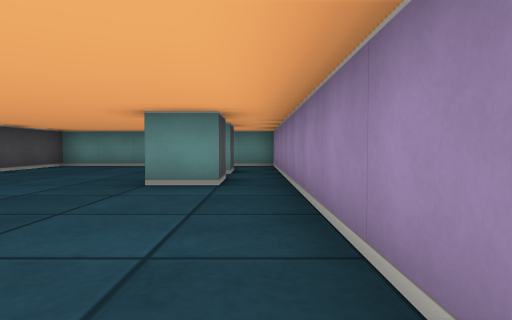
View 1 (above)

13 first-person views from a walk through a cub3D level. The camera is about half as high as the walls, tilts 2° down and sees 75° across. The floor is counted in squares. Each view is taken from the middle of a square. On the plan, view 1 faces up. The plan holds only what a view shows up to about 9 squares ahead; the rest is blank.

View 2
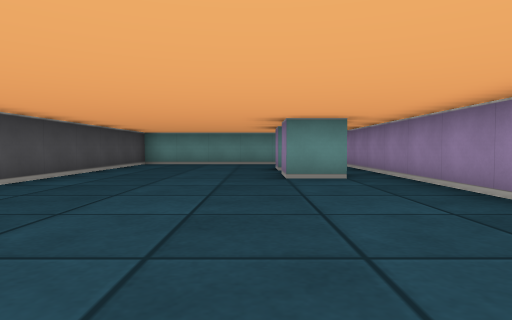

View 3
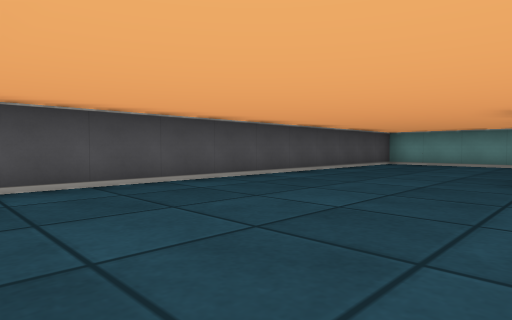

View 4
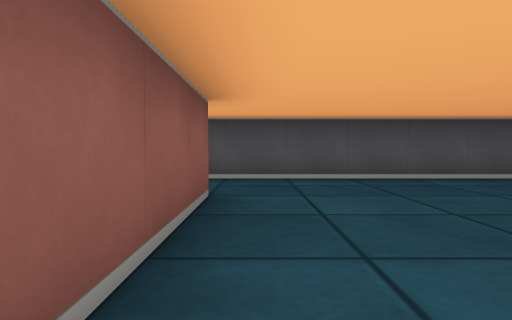

View 5
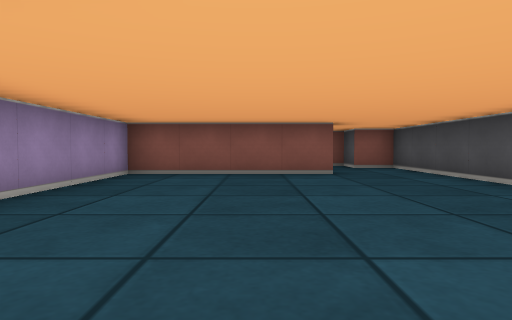

View 6
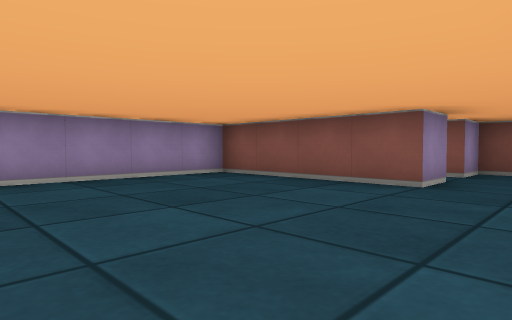

View 7
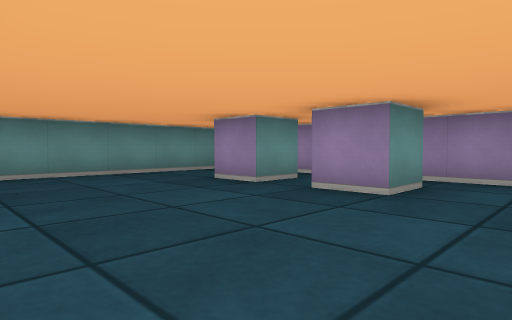

View 8
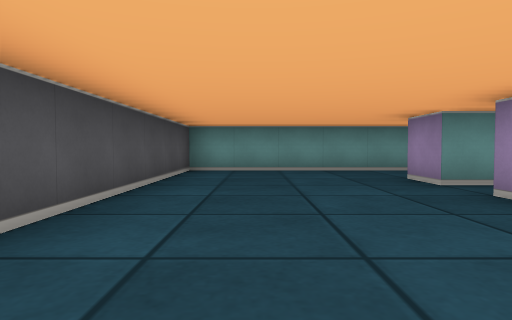

View 9
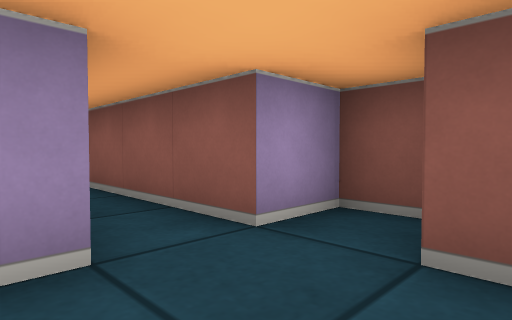

View 10
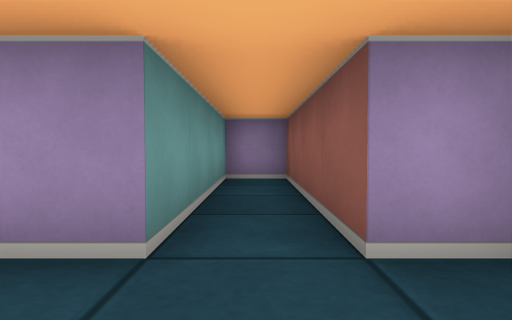

View 11
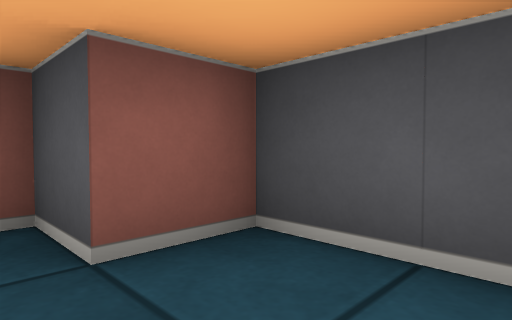

View 12
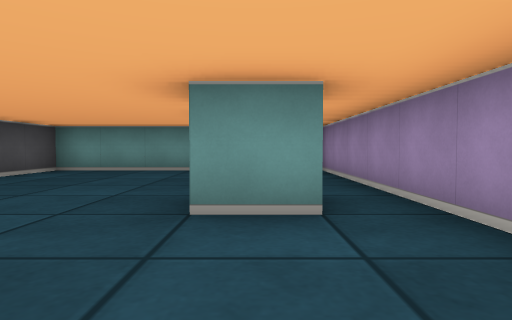

View 13
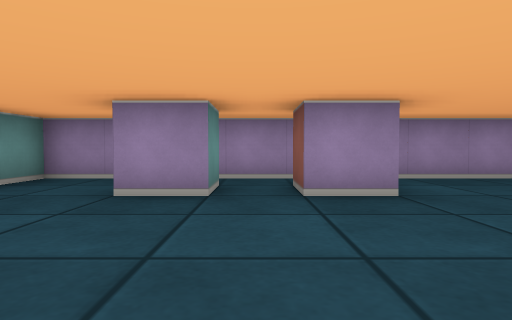

### Floor plan
Points are (right, up) in squares from view 1. A wall is a line through its corners. A room is listed if a view was taken in it or the views show most of it. See-through windows are left out.
Room 1 (views 1, 2, 3, 4, 5, 6, 7, 8, 9, 11, 12, 13)
walls: (-1.5, 4.5) (-1.5, 5.5) (-0.5, 5.5) (-0.5, 4.5) (-1.5, 4.5); (-0.5, 7.4) (-0.5, 6.5) (-1.5, 6.5) (-1.5, 7.5); (-3.5, -2.5) (-3.5, -1.5) (0.5, -1.5) (0.5, 9.5) (-5.5, 9.5) (-5.5, -2.5)
ways out: opening at (-4.5, -2) to room 2
Room 2 (view 10)
walls: (-5.5, -2.5) (-5.5, -3.5) (-4.5, -3.5) (-4.5, -4.5) (-3.5, -4.5) (-3.5, -3.5) (0.5, -3.5) (0.5, -2.5) (-3.5, -2.5)
ways out: opening at (-4.5, -2) to room 1

Where each view was taken, in squares from view 1:
view 1: 0 up, 0 right, facing up
view 2: 1 down, 2 left, facing up
view 3: 1 down, 1 left, facing up-left
view 4: 1 down, 0 right, facing left
view 5: 5 up, 2 left, facing down
view 6: 3 up, 5 left, facing down-right
view 7: 3 up, 5 left, facing up-right
view 8: 2 up, 4 left, facing up
view 9: 2 down, 5 left, facing down-right
view 10: 3 down, 5 left, facing right
view 11: 2 down, 4 left, facing down-left
view 12: 2 up, 1 left, facing up
view 13: 6 up, 5 left, facing right
